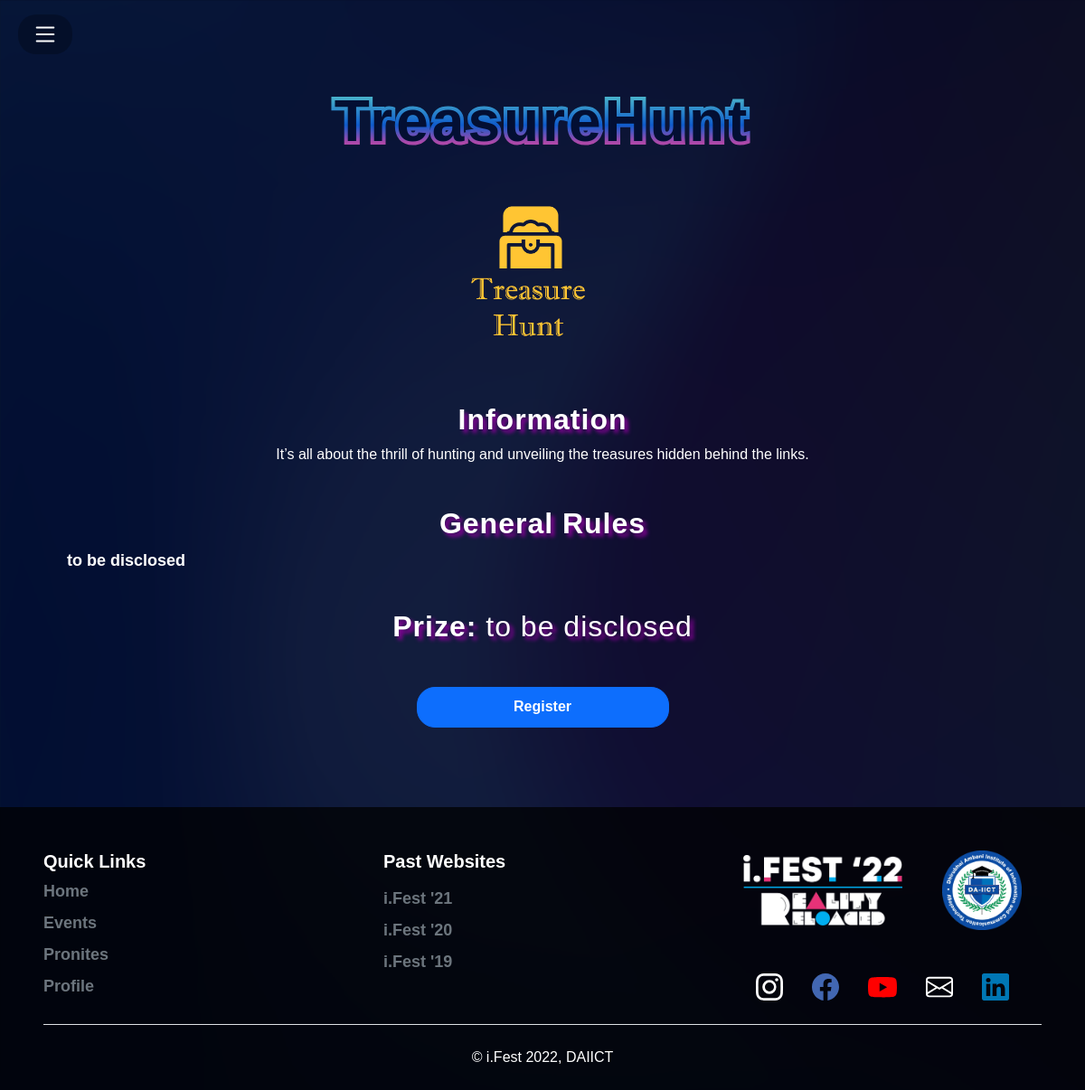
Screenshot of /events/moreInfo/?id=4 with the database file from the repository.
### ifest2022/models.py (models this page shows, shortened)
class Event(models.Model):
    name = models.CharField(max_length=100, null=True, unique=True)
    rounds = models.PositiveIntegerField(null=True)
    paid = models.BooleanField(null=True)
    registrationDeadline = models.DateTimeField(null=True)
    logo = models.ImageField(default="profile.png", null=True, blank=True)
    Data = jsonfield.JSONField(null=True, blank=True)

### ifest2022/views.py (the view)
# urls.py: path('events/moreInfo/', views.moreInfo, name='moreInfo'),
def moreInfo(request):
    user = request.user
    event_id = request.GET.get('id')
    event = Event.objects.filter(id=event_id)
    if request.user.is_anonymous==False:
        registration = Registration.objects.filter(userProfile=user).filter(event=event[0])
        flag = 0
        if registration:
            flag = 1
        if request.method == 'GET':
            now = datetime.datetime.now()
            if flag:
                return render(request, 'moreInfo.html', {
                    "event": event[0],
                    "now": now,
                    "button": 'De-register',
                    "links": "links",
                })
            else:
                return render(request,'moreInfo.html', {
                    "event": event[0],
                    "now": now,
                    "button": 'Register',
                })
        else:
            if flag == 0:
                if user.profile.payment==1:
                    new_registration = Registration.objects.create(
                        userProfile = user,
                        event = event[0],
                    )
                    new_registration.save()
                    messages.success(request,f"You have successfully registered for {event[0].name}.")
                    return redirect('events')
                else:
                    user.delete()
                    return redirect('login_page')
            else:
                registration.delete()
                messages.success(request, f"You have de-registered from {event[0].name}.")
                return redirect('dashboard')
    else:
        now = datetime.datetime.now()
        return render(request, 'moreInfo.html', {
            "event": event[0],
            "now": now,
            "button": 'Register',
        })

### ifest2022/templates/moreInfo.html (shortened to what this page needs)
{% extends 'navbar.html' %}
{% load static %}
{% block content %}
<link rel="stylesheet" type="text/css" href="{% static 'css/moreInfoFinal.css' %}">
<div class="mInfo-main">
        <div class="main-content mt-5 pt-5 container">
            <div class="event-name mb-5">
                <h1 class="event-name-heading text-center mb-4">{{ event.name }}</h1>
                <div class="event-image">
                    <img src='../../static/images/{{event.name|add:".png"}}'/>
                </div>
            </div>
            <div class="event-info mb-4">
                <h2 class="event-info-heading text-center"><b>Information</b></h2>
                <p class="text-center">
                    {{event.Data.Info}}
                </p>
            </div>
            <div class="event-generalrules mb-4">
                    <h2 class="event-generalrules-heading text-center"><b>General Rules</b></h2>
                    <ul>
                        {% for rule in event.Data.GeneralRules %}
                         <li>{{rule}}</li>
                         {% endfor %}
                    </ul>
                </div>
            <div class="event-prize mb-3">
                <h2 class="prize-heading text-center"><b>Prize:</b> {{event.Data.Prize}}</h2>
            </div>
            <br>
            <div class="event-registeration text-center">
                {% if now.date < event.registrationDeadline.date %}
                    {% if user.is_authenticated %}
                    <form method="POST">
                    {% csrf_token %}
                        <button type="submit" class="btn btn-primary">{{button}}</button>
                        <br><br>
                    </form>
                    {% else %}
                    <form method="GET" action="{% url 'login_page' %}">
                        <button type="submit" class="btn btn-primary">{{button}}</button>
                        <br><br>
                    </form>
                    {% endif %}
                {% else %}
                    <div class="registration-verdict">
                        <h1 class="text-red blink-hard">Registration Closed!! </h1>
                    </div>
                {% endif %}
            </div>
        </div>
    </div>
<div class="footer px-5 mt-5" style="background-color: rgba(0, 0, 0, 0.75);">
    <footer class="pt-5">
      <div class="row justify-content-center">
        <div class="txt col-md-4 col-12 mb-3">
          <h5><b>Quick Links</b></h5>
          <ul class="nav flex-column">
            <li class="nav-item mb-2"><a href="{% url 'home' %}" class="nav-link p-0 text-muted">Home</a></li>
            <li class="nav-item mb-2"><a href="{% url 'events' %}" class="nav-link p-0 text-muted">Events</a></li>
            <li class="nav-item mb-2"><a href="{% url 'pronites' %}" class="nav-link p-0 text-muted">Pronites</a></li>
            <li class="nav-item mb-2"><a href="{% url 'profile' %}" class="nav-link p-0 text-muted">Profile</a></li>
          </ul>
        </div>
        <div class="txt col-md-4 mb-4">
          <h5><b>Past Websites</b></h5>
          <ul class="nav flex-column pt-2">
            <li class="nav-item mb-2"><a href="#" class="nav-link p-0 text-muted">i.Fest '21</a></li>
            <li class="nav-item mb-2"><a href="https://ieee-sb-daiict.github.io/iFest2k20/#home" class="nav-link p-0 text-muted">i.Fest '20</a></li>
            <li class="nav-item mb-2"><a href="http://ieee.daiict.ac.in/ifest/event/event.html" class="nav-link p-0 text-muted">i.Fest '19</a></li>
          </ul>
        </div>
        <div class="col-md-4">
          <div class="d-flex">
            <img src="{% static 'images/logo.png' %}" style="width:50%; margin: auto;">
            <img src="{% static 'images/daiict_logo.png' %}" style="width:25%; margin: auto;">
          </div>
          <div class="d-flex mt-5 mb-4 justify-content-center">
            <a class="social mx-3" href="https://www.instagram.com/i.fest/">
            </a>
            <a class="social mx-3" href="https://www.facebook.com/ifestdaiict">
            </a>
            <a class="social mx-3" href="https://youtube.com/channel/UC6W55GI1uB5us0sMMvryb3A">
            </a>
            <a class="social mx-3" href="https://mail.google.com/mail/?view=cm&fs=1&to=ifest2021.daiict@gmail.com">
            </a>
            <a class="social mx-3" href="https://www.linkedin.com/company/ieee-student-branch-daiict">
            </a>
          </div>
        </div>
      </div>
      <div class="d-flex justify-content-center py-4 border-top">
        © i.Fest 2022, DAIICT
      </div>
    </footer>
  </div>
{% endblock %}

### static/css/navbar.css (style rules this page uses)
ul { font-weight: bold; font-size: 18px; }

### static/css/moreInfoFinal.css (style rules this page uses)
h1 { font-size: 4rem; letter-spacing: 4px; font-family: 'Saira', sans-serif; font-weight: bold; text-align: center; color: #030f33; background: linear-gradient(#48B1CB 15%, #0F5CCC 55%, #AC48A9 80%); background-clip: text; -webkit-background-clip: text; -webkit-text-stroke: 8px transparent; }
h2 { color: white; letter-spacing: 1px; font-family: 'Saira', sans-serif; text-align: center; text-shadow: 4px 4px 4px rgb(133, 1, 151); }
.mInfo-main { width: 100%; overflow: hidden; }
.main-content { position: relative; display: flex; flex-direction: column; }
.event-name, .event-info, .event-generalrules, .round-info, .event-prize, .event-registeration { height: fit-content; color: white; display: flex; flex-direction: column; }
.event-image { width: 200px; height: 200px; justify-content: center; align-items: center; margin: auto; }
.event-image img { max-width: 100%; max-height: 100%; display: block; }
p { padding-bottom: 5px; }
.mInfo-main ul { list-style-type: none !important; }
a { text-decoration: none; color: white; }
.event-registeration .btn { height: 45px; border-radius: 20px; width: 25%; font-weight: bold; min-width: 100px; }

### rows the page displays
Event: name "TreasureHunt", name|add (picture), Data.Info "It’s all about the thrill of hunting and unveiling the treasures hidden behind the links.", Data.Prize "to be disclosed"

### other values shown
{{ rule }} "to be disclosed"
{{ button }} "Register"
